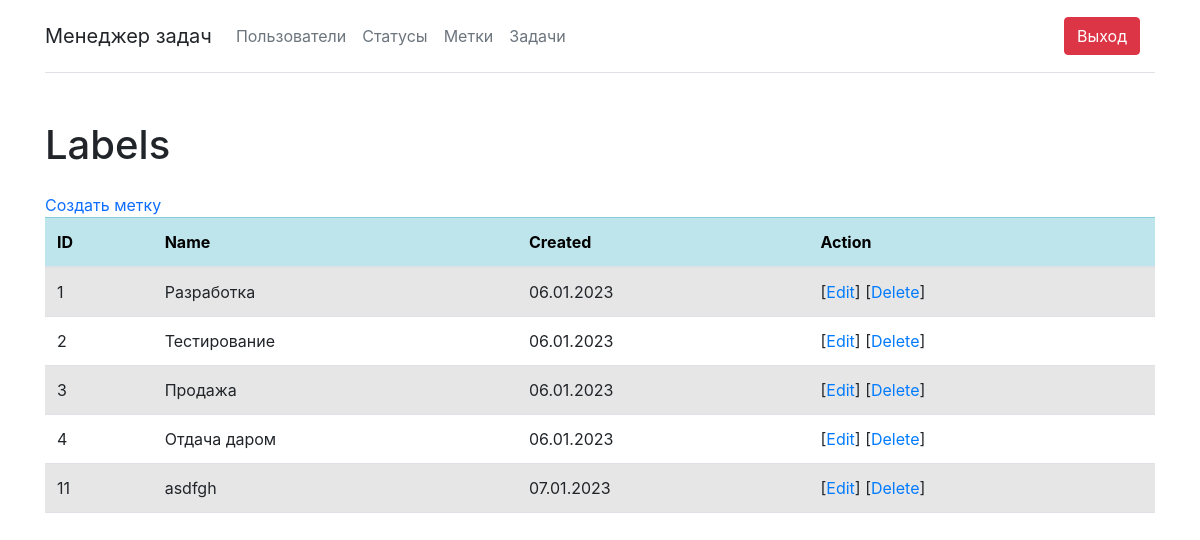
/labels/ (signed in), run on the app's committed database.
### task_manager/labels/models.py (models this page shows, shortened)
class Labels(models.Model):
    name = models.CharField(max_length=255, unique=True, verbose_name='Name')
    created_at = models.DateTimeField(auto_now_add=True)

### task_manager/labels/views.py (the view)
# urls.py: path('', ListLabels.as_view(), name='home_labels'),
class ListLabels(LabelsMixin, ListView):
    context_object_name = 'labels'

### task_manager/templates/labels/labels_list.html
{% extends 'base.html' %}
{% load bootstrap4 %}
{% load i18n %}
{% block content %}
    <h1 class="my-4">{{ title }}</h1>
    <a class="link-primary" href="{% url 'create_label' %}">Создать метку</a>
    <table class="table table-striped table-hover">
        <thead>
        <tr class="table-info">
            <th>ID</th>
            <th>{% trans 'Name' %}</th>
            <th>{% trans 'Created' %}</th>
            <th>{% trans 'Action' %}</th>
        </tr>
        </thead>
        <tbody>
            {% for label in labels %}
            <tr>
                <td>{{ label.id }}</td>
                <td>{{ label.name }}</td>
                <td>{{ label.created_at|date:"d.m.Y" }}</td>
                <td>
                    [<a href="{% url 'update_label' label.id %}">{% trans 'Edit' %}</a>]
                    [<a href="{% url 'delete_label' label.id %}">{% trans 'Delete' %}</a>]
                </td>
            </tr>
            {% endfor %}
        </tbody>
    </table>
{% endblock %}

### data on the page
Labels: id "1", name "Разработка", created_at "06.01.2023"
Labels: id "2", name "Тестирование", created_at "06.01.2023"
Labels: id "3", name "Продажа", created_at "06.01.2023"
Labels: id "4", name "Отдача даром", created_at "06.01.2023"
Labels: id "11", name "asdfgh", created_at "07.01.2023"

### other printed values
{{ title }} "Labels"
